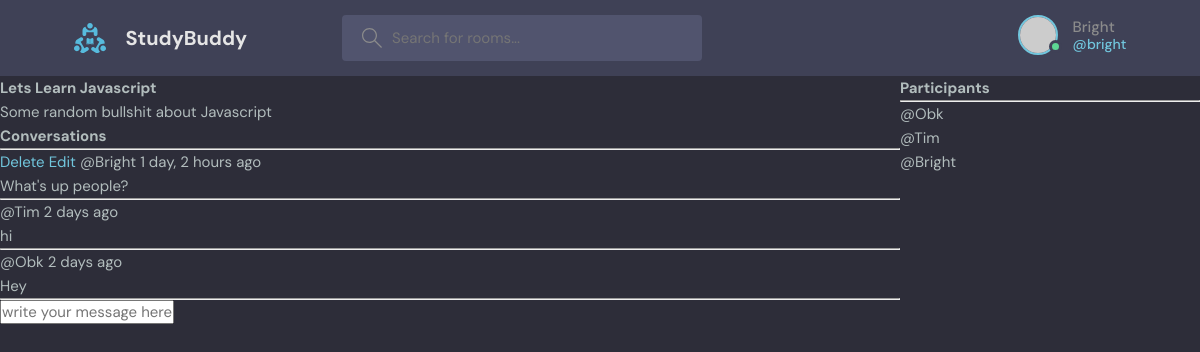
The app's page /room/1/ (signed in) with its own data.
### app/models.py (models this page shows, shortened)
class Room(models.Model):
    host = models.ForeignKey(User, on_delete=models.SET_NULL, null=True)
    topic = models.ForeignKey(Topic, on_delete=models.SET_NULL, null=True)
    name = models.CharField(max_length=200, null=True, blank=True)
    description = models.TextField(null=True, blank=True)
    participants = models.ManyToManyField(User, related_name='participants', blank=True)
    updated = models.DateTimeField(auto_now_add=True)
    created = models.DateTimeField(auto_now_add=True)
    class Meta:
        ordering = ['-updated', '-created']

class Message(models.Model):
    user = models.ForeignKey(User, on_delete=models.CASCADE)
    room = models.ForeignKey(Room, on_delete=models.CASCADE)
    body = models.TextField()
    updated = models.DateTimeField(auto_now_add=True)
    created = models.DateTimeField(auto_now_add=True)

### app/views.py (the view)
# urls.py: path('room/<str:pk>/', views.room, name='room'),
def room(request, pk):
    room = Room.objects.get(id=pk)
    room_messages = room.message_set.all().order_by('-created')
    participants = room.participants.all()
    if request.method == 'POST':
        message = Message.objects.create(user=request.user, room=room, body=request.POST.get('body'))
        room.participants.add(request.user)
        return redirect('room', pk=room.id)
    context = {'room': room, 'room_messages': room_messages, 'participants': participants}
    return render(request, 'room.html', context)

### templates/room.html (shortened to what this page needs)
{% extends 'main.html' %}
{% block content %}
<div class="room-container">
    <div>
        <h1>{{room.name|title}}</h1>
        <p>{{room.description}}</p>
        <div class="comment-wrapper">
            <h3>Conversations</h3>
            <hr>
            {% for message in room_messages %}
            <div>
                {% if request.user == message.user %}
                <a href="{% url 'delete-message' message.id %}">Delete</a> <a href="#">Edit</a>
                {% endif %}
                <small>@{{message.user|title}} {{message.created|timesince}} ago</small>
                <p>{{message.body}}</p>
                <hr>
            </div>
            {% endfor %}
        </div>
        {% if request.user.is_authenticated %}
        <div class="comment-form">
            <form method="POST" action="">
                <input type="text" name="body" placeholder="write your message here...">
            </form>
        </div>
        {% endif %}
    </div>
    <div>
        <h3>Participants</h3>
        <hr>
        {% for participant in participants %}
        <div>
            <p>@{{participant.username|title}}</p>
        </div>
        {% endfor %}
    </div>
</div>
{% endblock %}

### templates/navbar.html (shortened to what this page needs)
{% load static %}
<header class="header header--loggedIn">
  <div class="container">
    <a href="/" class="header__logo">
      <img src="{% static 'assets/logo.svg' %}" />
      <h1>StudyBuddy</h1>
    </a>
    <form method="GET" action="{% url 'home' %}" class="header__search">
      <label>
        <input type="search" name="q" placeholder="Search for rooms..." />
      </label>
    </form>
    <nav class="header__menu">
      {% if request.user.is_authenticated %}
      <div class="header__user">
        <a href="{% url 'logout' %}">
          <div class="avatar avatar--medium active">
            <img src="https://randomuser.me/api/portraits/men/37.jpg" />
          </div>
          <p>{{request.user|title}} <span>@{{request.user}}</span></p>
        </a>
      </div>
      {% endif %}
    </nav>
  </div>
</header>

### static/css/style.css (style rules this page uses)
:root { --color-main: #71c6dd; --color-main-light: #e1f6fb; --color-dark: #3f4156; --color-dark-medium: #51546e; --color-dark-light: #696d97; --color-light: #e5e5e5; --color-gray: #8b8b8b; --color-light-gray: #b2bdbd; --color-bg: #2d2d39; --color-success: #5dd693; --color-error: #fc4b0b; }
* { font-family: "DM Sans", -apple-system, BlinkMacSystemFont, "Segoe UI", Roboto, Oxygen, Ubuntu, Cantarell, "Open Sans", "Helvetica Neue", sans-serif; margin: 0; padding: 0; box-sizing: border-box; text-rendering: optimizeLegibility; font-size: inherit; }
html { font-size: 56.25%; }
@media only screen and (min-width: 1200px) { html { font-size: 62.5%; } }
body { line-height: 1.6; font-weight: 400; font-size: 1.5rem; color: var(--color-light-gray); background-color: var(--color-bg); min-height: 100vh; }
img { width: 100%; }
a { display: inline-block; color: var(--color-main); text-decoration: none; }
.container { max-width: 120rem; width: 90%; margin: auto; }
.avatar { position: relative; display: inline-block; border-radius: 50%; border: 2px solid var(--color-main); }
.avatar img { display: block; border-radius: 50%; object-fit: cover; object-position: center; }
.avatar::after { content: ""; display: block; position: absolute; background-color: var(--color-gray); z-index: 111; border-radius: 50%; border: 0.3rem solid var(--color-dark); }
.avatar.active::after { background-color: var(--color-success); }
.avatar.avatar--medium img { width: 3.6rem; height: 3.6rem; border-radius: 50%; }
.avatar.avatar--medium:after { width: 0.7rem; height: 0.7rem; bottom: 0px; right: -6px; }
.header { padding: 1.5rem; background-color: var(--color-dark); }
.header > .container { display: flex; gap: 9.5rem; }
.header__logo, .header__user { display: flex; gap: 2rem; align-items: center; }
.header__logo > img { height: 3.2rem; width: 3.2rem; }
.header__logo > h1 { font-weight: 700; font-size: 2rem; color: var(--color-light); }
.header__search > label { background-color: var(--color-dark-medium); padding: 1.3rem 1rem; display: flex; align-items: center; gap: 1rem; border-radius: 4px; }
.header__search svg { fill: var(--color-gray); width: 2rem; height: 2rem; margin-left: 1rem; }
.header__search input { width: 30rem; background: transparent; border: none; outline: none; color: var(--color-light); }
.header__menu { margin-left: auto; position: relative; }
.header__menu a { display: flex; gap: 1.5rem; align-items: center; font-weight: 500; text-decoration: none; color: var(--color-gray); }
.header__menu img { height: 3.6rem; }
.header__menu p { line-height: 1.2; }
.header__menu span { color: var(--color-main); font-weight: 500; font-size: 1.4rem; display: block; }

### templates/room.html (style rules this page uses)
.room-container { display: grid; grid-template-columns: 3fr 1fr; }

### records on screen
Room: name "Lets Learn Javascript", description "Some random bullshit about Javascript"
Message: shows "Delete", user "Bright", created "1 day, 2 hours", body "What's up people?"
Message: user "Tim", created "2 days", body "hi"
Message: user "Obk", created "2 days", body "Hey"

### other values on screen
{{ request.user|title }} "Bright"
{{ request.user }} "bright"
{{ participant.username|title }} "Obk"
{{ participant.username|title }} "Tim"
{{ participant.username|title }} "Bright"
